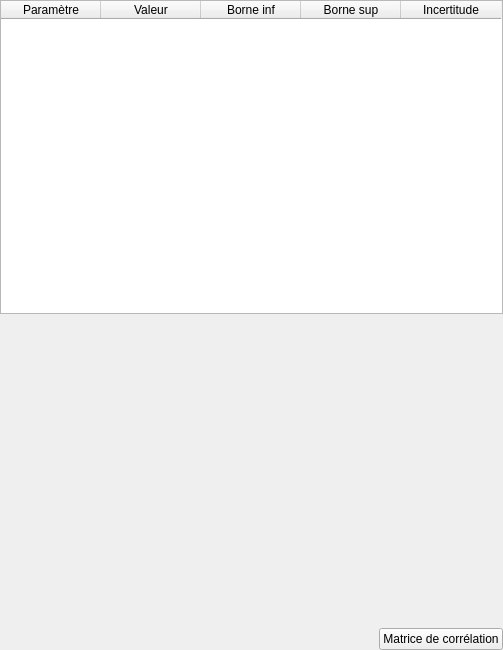
<?xml version="1.0" encoding="UTF-8"?>
<ui version="4.0">
 <class>Form</class>
 <widget class="QWidget" name="Form">
  <property name="geometry">
   <rect>
    <x>0</x>
    <y>0</y>
    <width>503</width>
    <height>650</height>
   </rect>
  </property>
  <property name="windowTitle">
   <string>Form</string>
  </property>
  <layout class="QVBoxLayout" name="verticalLayout">
   <property name="spacing">
    <number>0</number>
   </property>
   <property name="margin">
    <number>0</number>
   </property>
   <item>
    <widget class="QTableWidget" name="parameter_widget">
     <column>
      <property name="text">
       <string>Paramètre</string>
      </property>
     </column>
     <column>
      <property name="text">
       <string>Valeur</string>
      </property>
     </column>
     <column>
      <property name="text">
       <string>Borne inf</string>
      </property>
     </column>
     <column>
      <property name="text">
       <string>Borne sup</string>
      </property>
     </column>
     <column>
      <property name="text">
       <string>Incertitude</string>
      </property>
     </column>
    </widget>
   </item>
   <item>
    <widget class="QWidget" name="fom_widget" native="true">
     <property name="sizePolicy">
      <sizepolicy hsizetype="Preferred" vsizetype="Expanding">
       <horstretch>0</horstretch>
       <verstretch>0</verstretch>
      </sizepolicy>
     </property>
     <layout class="QVBoxLayout" name="verticalLayout_2">
      <property name="spacing">
       <number>0</number>
      </property>
      <property name="margin">
       <number>0</number>
      </property>
     </layout>
    </widget>
   </item>
   <item>
    <widget class="QWidget" name="widget" native="true">
     <layout class="QHBoxLayout" name="horizontalLayout">
      <property name="spacing">
       <number>0</number>
      </property>
      <property name="margin">
       <number>0</number>
      </property>
      <item>
       <spacer name="horizontalSpacer">
        <property name="orientation">
         <enum>Qt::Horizontal</enum>
        </property>
        <property name="sizeHint" stdset="0">
         <size>
          <width>401</width>
          <height>20</height>
         </size>
        </property>
       </spacer>
      </item>
      <item>
       <widget class="QPushButton" name="corrcoef_button">
        <property name="text">
         <string>Matrice de corrélation</string>
        </property>
       </widget>
      </item>
     </layout>
    </widget>
   </item>
  </layout>
 </widget>
 <resources/>
 <connections/>
</ui>
